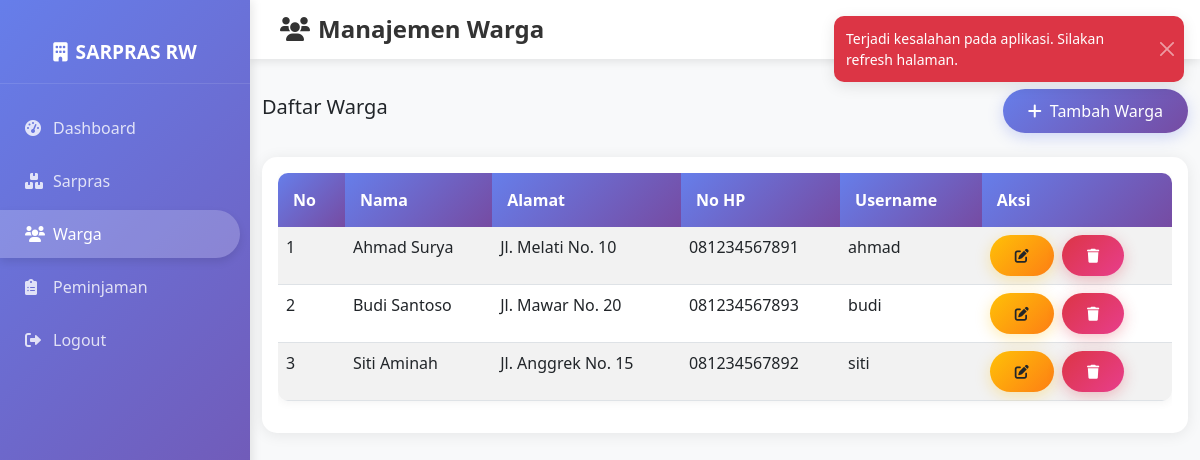
The app's page /admin/warga.php (signed in) with its own data.
### tables this page shows
CREATE TABLE users (
    id INT AUTO_INCREMENT PRIMARY KEY,
    nama VARCHAR(100) NOT NULL,
    alamat TEXT,
    no_hp VARCHAR(20),
    username VARCHAR(50) UNIQUE NOT NULL,
    password VARCHAR(255) NOT NULL,
    role ENUM('admin', 'warga') NOT NULL DEFAULT 'warga',
    created_at TIMESTAMP DEFAULT CURRENT_TIMESTAMP
);

### admin/warga.php (the view, shortened to what this page needs)
<?php
function getAllWarga() {
    $pdo = getDB();
    $stmt = $pdo->query("SELECT * FROM users WHERE role = 'warga' ORDER BY nama ASC");
    return $stmt->fetchAll();
}
$warga_list = getAllWarga();
?>
<!DOCTYPE html>
<html lang="id">
<head>
    <link href="https://cdn.jsdelivr.net/npm/bootstrap@5.3.0/dist/css/bootstrap.min.css" rel="stylesheet">
    <link rel="stylesheet" href="https://cdnjs.cloudflare.com/ajax/libs/font-awesome/6.0.0/css/all.min.css">
    <link rel="stylesheet" href="../assets/css/style.css">
</head>
<body>
    <nav class="sidebar">
        <div class="sidebar-header">
            <h3><i class="fas fa-building me-2"></i>SARPRAS RW</h3>
        </div>
        <ul class="sidebar-menu">
            <li><a href="dashboard.php"><i class="fas fa-tachometer-alt me-2"></i>Dashboard</a></li>
            <li><a href="sarpras.php"><i class="fas fa-boxes me-2"></i>Sarpras</a></li>
            <li class="active"><a href="warga.php"><i class="fas fa-users me-2"></i>Warga</a></li>
            <li><a href="peminjaman.php"><i class="fas fa-clipboard-list me-2"></i>Peminjaman</a></li>
            <li><a href="../auth/logout.php"><i class="fas fa-sign-out-alt me-2"></i>Logout</a></li>
        </ul>
    </nav>
    <div class="main-content">
        <div class="topbar">
            <div class="d-flex justify-content-between align-items-center">
                <h4><i class="fas fa-users me-2"></i>Manajemen Warga</h4>
                <div>
                    <span class="text-muted">Selamat datang, <?php echo htmlspecialchars($_SESSION['nama']); ?></span>
                </div>
            </div>
        </div>
        <div class="container-fluid">
            <div class="d-flex justify-content-between align-items-center mb-4">
                <h5>Daftar Warga</h5>
                <button class="btn btn-primary" data-bs-toggle="modal" data-bs-target="#addWargaModal">
                    <i class="fas fa-plus me-2"></i>Tambah Warga
                </button>
            </div>
            <div class="card">
                <div class="card-body">
                    <div class="table-responsive">
                        <table class="table table-striped table-hover">
                            <thead class="table-dark">
                                <tr>
                                    <th>No</th>
                                    <th>Nama</th>
                                    <th>Alamat</th>
                                    <th>No HP</th>
                                    <th>Username</th>
                                    <th>Aksi</th>
                                </tr>
                            </thead>
                            <tbody>
                                <?php $no = 1; foreach ($warga_list as $warga): ?>
                                    <tr>
                                        <td><?php echo $no++; ?></td>
                                        <td><?php echo htmlspecialchars($warga['nama']); ?></td>
                                        <td><?php echo htmlspecialchars($warga['alamat']); ?></td>
                                        <td><?php echo htmlspecialchars($warga['no_hp']); ?></td>
                                        <td><?php echo htmlspecialchars($warga['username']); ?></td>
                                        <td>
                                            <button class="btn btn-sm btn-warning me-1" onclick="editWarga(<?php echo $warga['id']; ?>)">
                                                <i class="fas fa-edit"></i>
                                            </button>
                                            <button class="btn btn-sm btn-danger" onclick="deleteWarga(<?php echo $warga['id']; ?>, '<?php echo htmlspecialchars($warga['nama']); ?>')">
                                                <i class="fas fa-trash"></i>
                                            </button>
                                        </td>
                                    </tr>
                                <?php endforeach; ?>
                            </tbody>
                        </table>
                    </div>
                </div>
            </div>
        </div>
    </div>
</body>
</html>

### assets/css/style.css (style rules this page uses)
body { font-family: 'Segoe UI', Tahoma, Geneva, Verdana, sans-serif; background-color: #f8f9fa; }
.sidebar { position: fixed; top: 0; left: 0; width: 250px; height: 100vh; background: linear-gradient(135deg, #667eea 0%, #764ba2 100%); color: white; padding: 20px 0; box-shadow: 2px 0 10px rgba(0,0,0,0.1); z-index: 1000; overflow-y: auto; }
.sidebar-header { text-align: center; padding: 20px; border-bottom: 1px solid rgba(255,255,255,0.1); margin-bottom: 20px; }
.sidebar-header h3 { margin: 0; font-size: 1.2rem; font-weight: 600; }
.sidebar-menu { list-style: none; padding: 0; margin: 0; }
.sidebar-menu li { margin: 5px 0; }
.sidebar-menu li a { display: block; padding: 12px 25px; color: rgba(255,255,255,0.8); text-decoration: none; transition: all 0.3s ease; border-radius: 0 25px 25px 0; margin-right: 10px; }
.sidebar-menu li a:hover, .sidebar-menu li.active a { background-color: rgba(255,255,255,0.2); color: white; box-shadow: 0 4px 8px rgba(0,0,0,0.1); }
.sidebar-menu li a i { width: 20px; margin-right: 10px; }
.main-content { margin-left: 250px; min-height: 100vh; }
.topbar { background: white; padding: 15px 30px; box-shadow: 0 2px 10px rgba(0,0,0,0.1); margin-bottom: 30px; }
.topbar h4 { margin: 0; color: #333; font-weight: 600; }
.table { border-radius: 10px; overflow: hidden; box-shadow: 0 2px 10px rgba(0,0,0,0.05); }
.table thead th { background: linear-gradient(135deg, #667eea 0%, #764ba2 100%); color: white; border: none; font-weight: 600; padding: 15px; }
.card { border: none; border-radius: 15px; box-shadow: 0 2px 15px rgba(0,0,0,0.08); transition: all 0.3s ease; }
.btn { border-radius: 25px; padding: 10px 25px; font-weight: 500; transition: all 0.3s ease; border: none; }
.btn-primary { background: linear-gradient(135deg, #667eea 0%, #764ba2 100%); box-shadow: 0 4px 15px rgba(102, 126, 234, 0.3); }
.btn-warning { background: linear-gradient(135deg, #ffc107 0%, #fd7e14 100%); box-shadow: 0 4px 15px rgba(255, 193, 7, 0.3); color: #212529; }
.btn-danger { background: linear-gradient(135deg, #dc3545 0%, #e83e8c 100%); box-shadow: 0 4px 15px rgba(220, 53, 69, 0.3); }

### records on screen
users: nama "Ahmad Surya", alamat "Jl. Melati No. 10", no_hp "081234567891", username "ahmad"
users: nama "Budi Santoso", alamat "Jl. Mawar No. 20", no_hp "081234567893", username "budi"
users: nama "Siti Aminah", alamat "Jl. Anggrek No. 15", no_hp "081234567892", username "siti"
